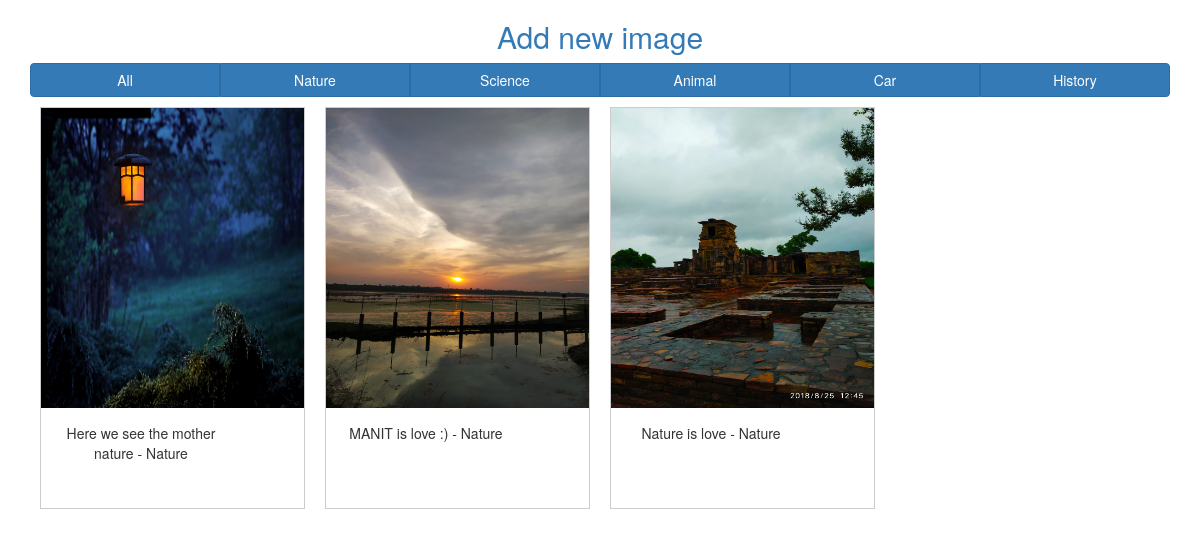
The app's page /show_filter/Nature/ with its own data.
### Gallery/models.py (models this page shows, shortened)
class Image(models.Model):
    title=models.TextField(max_length=20,null=True,blank=True)
    tags=models.ForeignKey(Image_Tags,on_delete=models.SET_NULL,null=True,blank=True)
    image=models.ImageField(null=True,upload_to='Upload/',blank=True)
    description=models.TextField(max_length=100,null=True,blank=True)

class Image_Tags(models.Model):
    tags=models.CharField(max_length=10,null=True,blank=True)
    def __str__(self):
        if self.tags:
              return self.tags
        return 'No Tag'

### Gallery/views.py (the view)
# urls.py: path('show_filter/<str:status>/',Show_Filter,name="show_filter"),
def Show_Filter(request, status):
    image = None
    if status != 'All':
        try:
            tag = Image_Tags.objects.get(tags=status)
            image = Image.objects.filter(tags=tag)
        except:
            pass
    else:
        image = Image.objects.all()
    dict = {'images': image, 'status': status}
    return render(request, "index.html", dict)

### Gallery/templates/index.html (shortened to what this page needs)
<!DOCTYPE html>
<html>
<head>
  <link rel="stylesheet" href="https://maxcdn.bootstrapcdn.com/bootstrap/3.4.1/css/bootstrap.min.css">
  <link rel="stylesheet" href="https://cdnjs.cloudflare.com/ajax/libs/font-awesome/4.7.0/css/font-awesome.min.css">
</head>
<body>
<div class="container">
<center><h2><a href="{% url 'addImages' %}">Add new image</a></h2></center>
<div class="btn-group btn-group-justified">
    <a  href="{% url 'show_filter' 'All' %}" class="btn btn-primary">All</a>
    <a  href="{% url 'show_filter' 'Nature' %}" class="btn btn-primary">Nature</a>
    <a  href="{% url 'show_filter' 'Science' %}" class="btn btn-primary">Science</a>
    <a  href="{% url 'show_filter' 'Animal' %}" class="btn btn-primary">Animal</a>
    <a  href="{% url 'show_filter' 'Cars' %}" class="btn btn-primary">Car</a>
    <a  href="{% url 'show_filter' 'History' %}" class="btn btn-primary">History</a>
  </div>
{% if status == 'Nature' %}
{% for image in images %}
<div class="responsive" style="padding:10px;">
  <div class="gallery">
    <a href="{% url 'openImage' image.id %}">
      <img src="{{image.image.url}}" alt="image" width="550" height="300">
    </a>
    <div class="desc">{{image.description}} - {{image.tags}}</div>
  </div>
</div>
{% endfor %}
    {% endif %}
<div class="clearfix"></div>
</div>
</body>
</html>

### Gallery/templates/index.html (style rules this page uses)
div.gallery { border: 1px solid #ccc; }
div.gallery img { width: 100%; }
div.desc { padding: 15px; text-align: center; height:100px; width:200px; }
* { box-sizing: border-box; }
.responsive { padding: 0 6px; float: left; width: 24.99999%; }
.clearfix:after { content: ""; display: table; clear: both; }

### records on screen
Image: image (picture), description "Here we see the mother nature", tags "Nature"
Image: image (picture), description "MANIT is love :)", tags "Nature"
Image: image (picture), description "Nature is love", tags "Nature"
